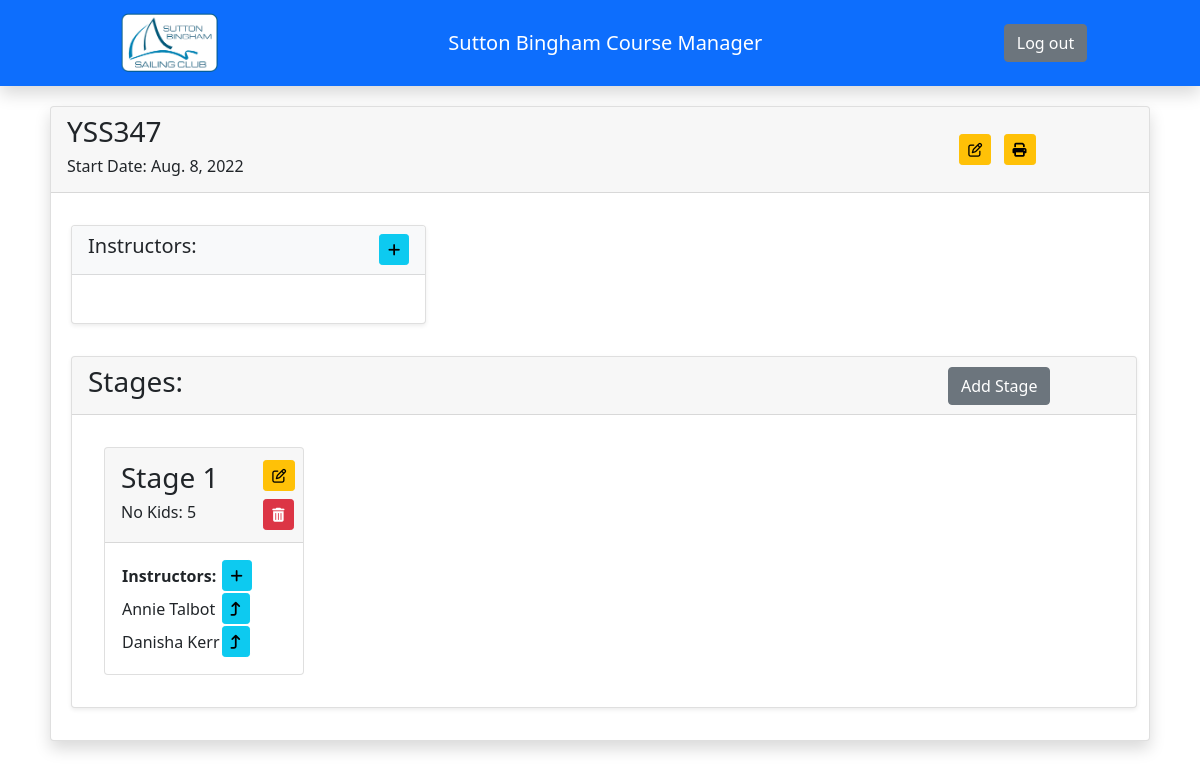
Screenshot of /course/10/view (signed in) with the database file from the repository.
### manager/models.py (models this page shows, shortened)
class Course(models.Model):
    name = models.CharField(max_length=127, unique=True)
    start_date = models.DateField()

class Stage(models.Model):
    name = models.CharField(max_length=127, unique=False)
    no_kids = models.IntegerField()
    course = models.ForeignKey(Course,
                               on_delete=models.deletion.CASCADE,
                               null=False)

class DingyInstructorAvailability(models.Model):
    course = models.ForeignKey(Course, on_delete=models.deletion.CASCADE,
                               null=False)
    instructor = models.ForeignKey(DingyInstructor,
                                   on_delete=models.deletion.CASCADE,
                                   null=False)
    assigned = models.BooleanField()
    stage = models.ForeignKey(Stage,
                              on_delete=models.deletion.CASCADE,
                              null=True)

class DingyInstructor(models.Model):
    name = models.CharField(max_length=127, unique=True)
    experience = models.IntegerField(choices=Experience.levels, default=0)

### manager/views.py (the view)
def course_detail_view(request, pk):
    if not request.user.is_authenticated:
        return redirect('login')
    course = Course.objects.get(id=pk)
    stages = Stage.objects.filter(course=course.id)
    template = loader.get_template("course_detail.html")
    context = {
        'title': "View Course",
        'DI_availability': DingyInstructorAvailability.objects.filter(
            course=pk, assigned=False),
        'course': course,
        'stages': stages
    }
    return HttpResponse(template.render(context, request))

### manager/templates/course_detail.html (shortened to what this page needs)
{% extends "base.html" %}
{% load static %}
{% block content %}
    <div class="container">
        <div class="card shadow" style="width: 100%;">
            <div class="card-header d-flex align-items-center">
                <div class="col-md-10">
                    <h3>{{ course.name }}</h3>
                    <h6>Start Date: {{ course.start_date }}</h6>
                </div>
                <div class="col-md-2 float-right">
                    <a class="btn btn-warning btn-sm m-1" href="{% url 'course-update' pk=course.id %}">
                        <i class="fa fa-edit"></i>
                    </a>
                    <a class="btn btn-warning btn-sm m-1" href="{% url 'course-export' pk=course.id %}">
                        <i class="fa fa-print"></i>
                    </a>
                </div>
            </div>
            <div class="card-body">
                <div class="row" style="width: 100%;">
                    <div class="card m-3 shadow-sm" style="width: 33.33%;padding: 0;">
                        <div class="card-header sticky-top d-flex justify-content-between align-items-center mb-3 bg-light">
                            <h5 class="card-title">Instructors: </h5>
                            <a class="btn btn-info btn-sm" href="{% url 'course-availability-add-DIs' pk=course.id%}">
                                <i class="fa fa-plus"></i>
                            </a>
                        </div>
                        <div class="card-body">
                        </div>
                    </div>
                </div>
                <div class="row" style="width: 100%;">
                    <div class="card shadow-sm m-3" style="width: 100%; padding: 0;">
                        <div class="card-header d-flex align-items-center">
                            <div class="col-md-10">
                                <h3>Stages:</h3>
                            </div>
                            <div class="col-md-2 float-right">
                                <a type="button" class="btn btn-secondary float-right" href="{% url 'stage-create' course_id=course.id %}">Add Stage</a>
                            </div>
                        </div>
                        <div class="card-body">
                            <div class="card-columns m-3 bg_primary justify-content-center align-items-top">
                                {% for stage in stages %}
                                    <div class="card" style="width: 20%">
                                        <div class="card-header d-flex align-items-center">
                                            <div class="col-md-10">
                                                <h3>{{ stage.name }}</h3>
                                                <h6>No Kids: {{ stage.no_kids }}</h6>
                                            </div>
                                            <div class="col-md-2 float-right">
                                                <a class="btn btn-warning btn-sm m-1" href="{% url 'stage-update' course_id=course.id pk=stage.id %}">
                                                    <i class="fa fa-edit"></i>
                                                </a>
                                                <a class="btn btn-danger btn-sm m-1" onclick="document.getElementById('stage-delete-form-{{ stage.id }}').submit();">
                                                    <i class="fa fa-trash"></i>
                                                </a>
                                            </div>
                                        </div>
                                        <div class="card-body">
                                            <table>
                                                <tr>
                                                    <th>Instructors:</th>
                                                    <th>
                                                        <a class="btn btn-info btn-sm" href="{% url 'stage-add-DIs' course_id=course.id stage_id=stage.id%}">
                                                            <i class="fa fa-plus"></i>
                                                        </a>
                                                    </th>
                                                </tr>
                                                {% for instructor in stage.dingyinstructoravailability_set.all %}
                                                    <tr>
                                                        <td>{{ instructor.instructor.name }}</td>
                                                        <td>
                                                            <a class="btn btn-info btn-sm" href="{% url 'stage-return-DI' course_id=course.id stage_id=stage.id pk=instructor.id%}">
                                                                <i class="fa-solid fa-arrow-turn-up"></i>
                                                            </a>
                                                        </td>
                                                    </tr>
                                                {% endfor %}
                                            </table>
                                        </div>
                                    </div>
                                {% endfor %}
                            </div>
                        </div>
                    </div>
                </div>
            </div>
        </div>
    </div>
{% endblock %}

### static/css/main.css (style rules this page uses)
.container { margin: 0 auto; padding: 20px; width: 100%; height: 100vh; display: flex; align-items: start; justify-content: center; }

### rows the page displays
Course: name "YSS347", start_date "Aug. 8, 2022"
Stage: name "Stage 1", no_kids "5"
DingyInstructorAvailability: instructor.name "Annie Talbot"
DingyInstructorAvailability: instructor.name "Danisha Kerr"
